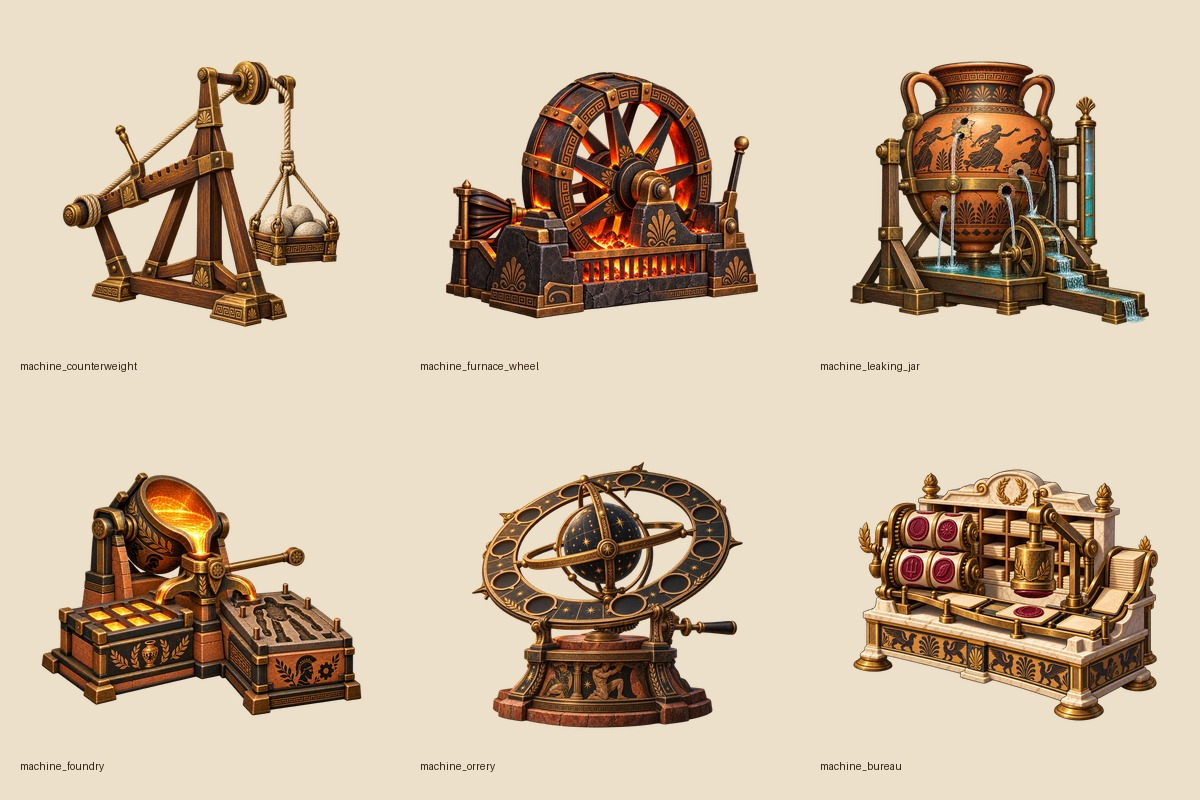
#> input picture artifacts/machines-contact-sheet.jpg, 1200 x 800 px
$ python extract_generated_cutout.py ../../artifacts/machines-contact-sheet.jpg out.png
#> lines starting #> are read from the running program, lines starting #| are printed output that depends on the picture; after the words box and inside, x2 and y2 are one past the last pixel; in counts of white or black regions, pixels touching at a corner belong together
#> in extract, source_image is the input picture: PIL image 1200x800 RGB; mean R, G, B 202, 182.5, 158.6
#> in extract, `source_alpha = np.array(source_rgba.getchannel("A"))`: source_alpha: shape (800, 1200); every value is 255
"""Extract pottery-style generated art from a neutral fake-transparency background.

This utility is intentionally conservative: it keeps the largest connected region
made from saturated clay colors or near-black ink, then creates a narrow antialiased
edge. It does not repaint or geometrically alter the generated figure.
"""

from __future__ import annotations

import argparse
from pathlib import Path

import cv2
import numpy as np
from PIL import Image


def _foreground(rgb: np.ndarray) -> np.ndarray:
    """Return an antialiased pottery-figure mask for one isolated cell."""
    hsv = cv2.cvtColor(rgb, cv2.COLOR_RGB2HSV)
#> hsv: shape (800, 1200, 3); mean H, S, V 18.6, 71.1, 202.1
    saturation = hsv[:, :, 1]
    value = hsv[:, :, 2]
    candidate = ((saturation >= 42) | (value <= 82)).astype(np.uint8)
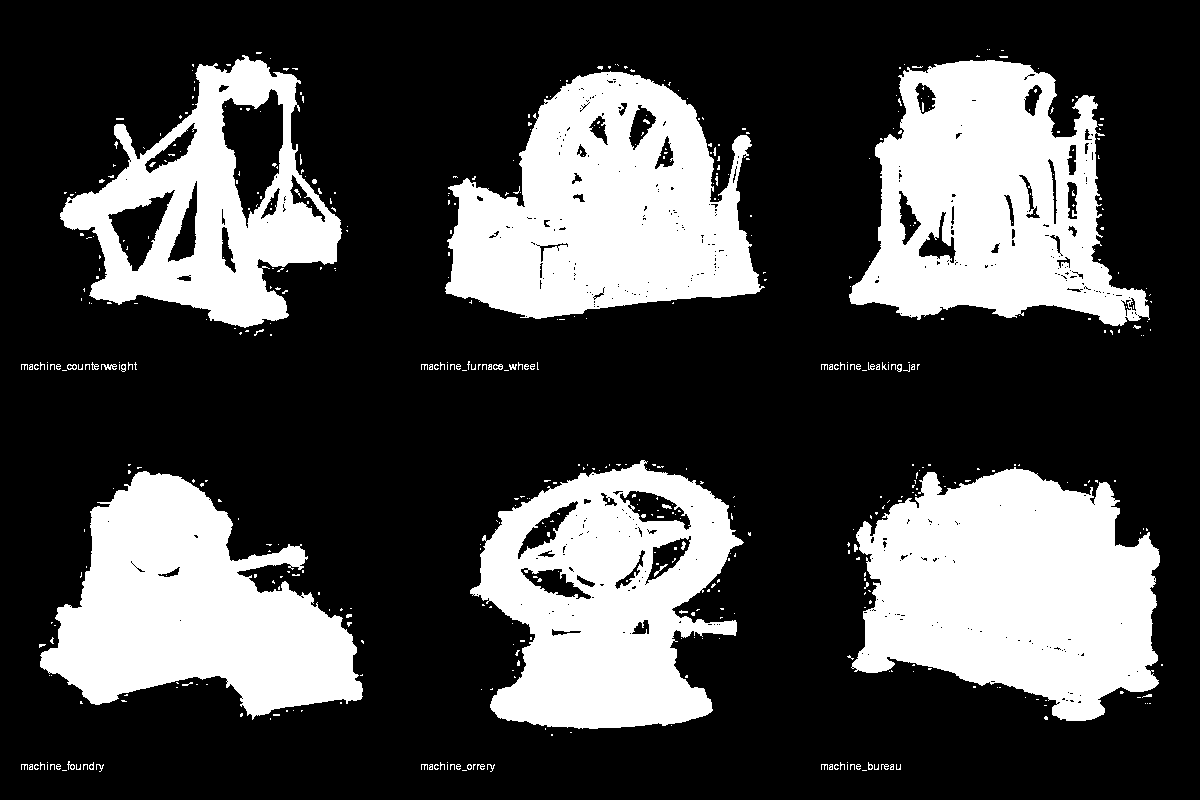
#> candidate: shape (800, 1200); values 0 (black) and 1 (white), 29.4% white; 542 white regions (502 under 20 px), largest, box (x1, y1, x2, y2) and area: (851, 467, 1160, 721) 55280, (445, 71, 765, 319) 50918, (849, 60, 1150, 326) 48359
    candidate = cv2.morphologyEx(
        candidate, cv2.MORPH_CLOSE, np.ones((3, 3), np.uint8)
    )
#> candidate: shape (800, 1200); values 0 (black) and 1 (white), 29.9% white; 297 white regions (268 under 20 px), largest, box (x1, y1, x2, y2) and area: (847, 464, 1160, 721) 55833, (445, 66, 765, 319) 51945, (849, 60, 1150, 326) 49517
    count, labels, stats, _ = cv2.connectedComponentsWithStats(candidate, 8)
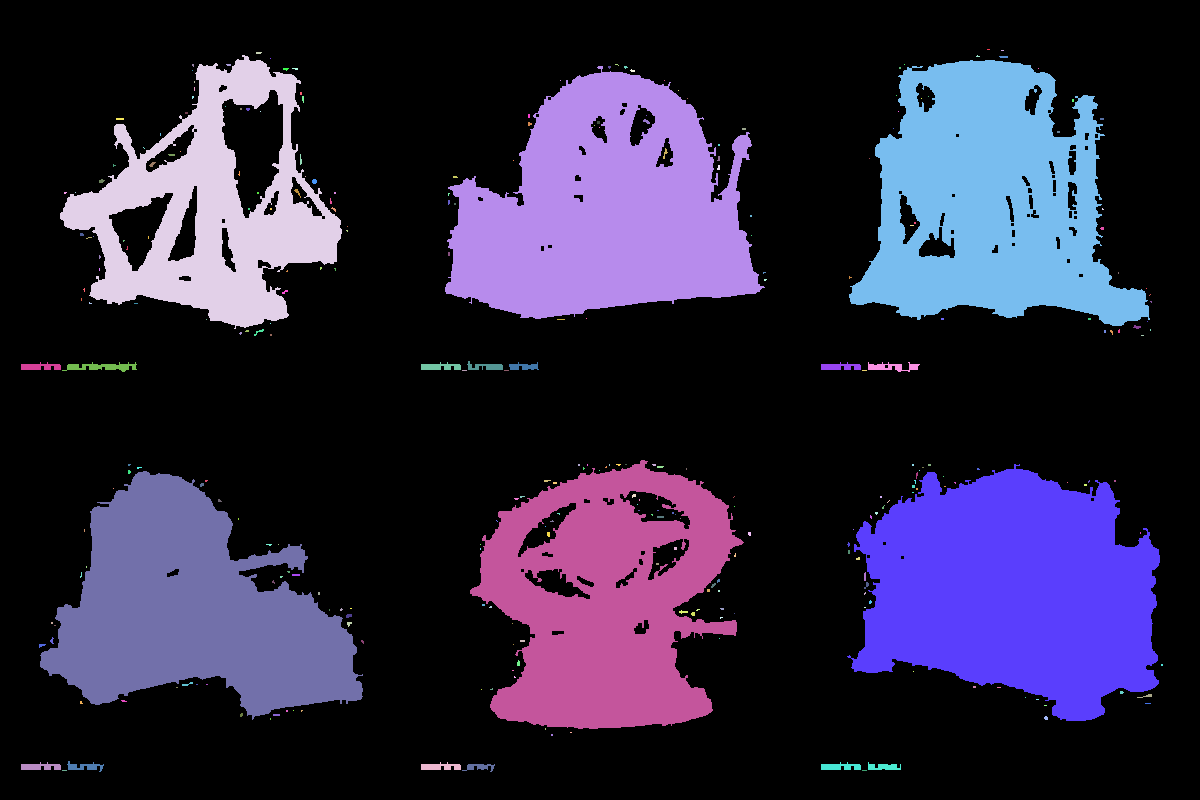
#> labels: shape (800, 1200) int32; 298 distinct labels, from 0 to 297; one colour per label, 0 black
#> count = 298; stats = 298 rows, first 6: [0, 0, 1200, 800, 673304], [987, 49, 3, 1, 3], [1001, 50, 3, 1, 3], [256, 52, 6, 2, 11], [60, 55, 282, 274, 33287], [976, 55, 4, 2, 5]
    if count < 2:
        raise RuntimeError("No foreground component found")
    largest = 1 + int(np.argmax(stats[1:, cv2.CC_STAT_AREA]))
#> largest = 152
    solid = (labels == largest).astype(np.uint8)
#> solid: shape (800, 1200); values 0 (black) and 1 (white), 5.8% white; 1 white region, box (x1, y1, x2, y2) and area: (847, 464, 1160, 721) 55833
    nearby = cv2.dilate(solid, np.ones((3, 3), np.uint8), iterations=1)
#> nearby: shape (800, 1200); values 0 (black) and 1 (white), 6% white; 1 white region, box (x1, y1, x2, y2) and area: (846, 463, 1161, 722) 57584
    edge_color = ((saturation >= 20) | (value <= 90)).astype(np.uint8)
#> edge_color: shape (800, 1200); values 0 (black) and 1 (white), 99.9% white; black in thin lines or dots, all inside (x1, y1, x2, y2) = (120, 72, 1145, 695)
    return np.maximum(solid, nearby * edge_color)


# [64 lines left out: functions _extract_cell, _grid_to_strip, not called in this run]


def extract(
    source: Path,
    output: Path,
    grid: tuple[int, int] | None = None,
    height_pattern: list[int] | None = None,
) -> None:
    source_image = Image.open(source)
    if grid:
        cutout = _grid_to_strip(source_image, *grid, height_pattern)
        output.parent.mkdir(parents=True, exist_ok=True)
        cutout.save(output, optimize=True)
        return
    source_rgba = source_image.convert("RGBA")
    source_alpha = np.array(source_rgba.getchannel("A"))
    if source_alpha.min() < 255:
        # Preserve a genuine generated alpha channel verbatim.
        rgba = np.array(source_rgba)
        rgba[source_alpha == 0, :3] = 0
        cutout = Image.fromarray(rgba, "RGBA")
    else:
        rgb = np.array(source_image.convert("RGB"))
        solid = _foreground(rgb)
        if source_image.width >= source_image.height * 2:
            # Animation strips contain one disconnected figure per cell. Keep
            # every figure-sized component while still rejecting isolated
            # checkerboard cells and compression flecks.
            hsv = cv2.cvtColor(rgb, cv2.COLOR_RGB2HSV)
            saturation = hsv[:, :, 1]
            value = hsv[:, :, 2]
            candidate = ((saturation >= 42) | (value <= 82)).astype(np.uint8)
            count, labels, stats, _ = cv2.connectedComponentsWithStats(candidate, 8)
            largest_area = stats[1:, cv2.CC_STAT_AREA].max()
            keep = [
                index
                for index in range(1, count)
                if stats[index, cv2.CC_STAT_AREA] >= largest_area * 0.22
            ]
            solid = np.isin(labels, keep).astype(np.uint8)

        # Keep transparent pixels colorless so texture sampling cannot pull the
        # fake checkerboard into the silhouette.
        alpha = solid * 255
        rgb[solid == 0] = 0
        cutout = Image.fromarray(np.dstack((rgb, alpha)), "RGBA")
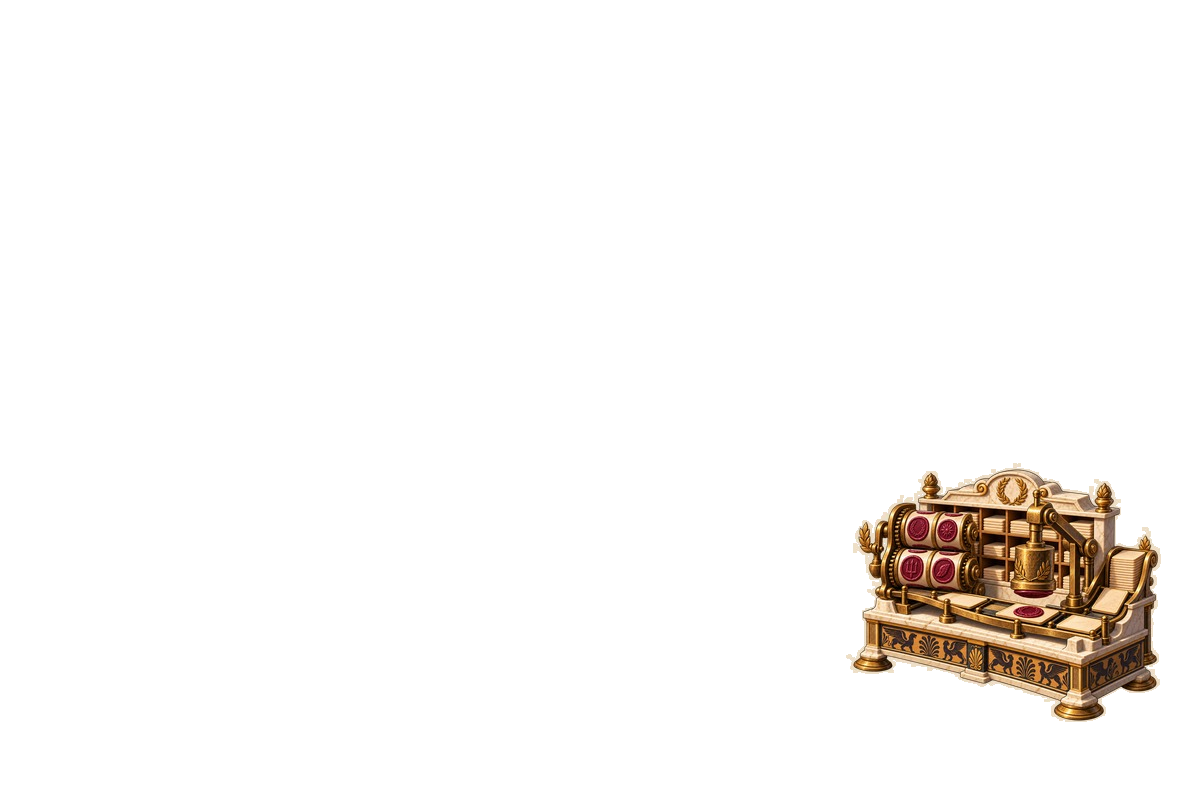
#> cutout: PIL image 1200x800 RGBA; mean R, G, B, A 9.1, 6.8, 4.8, 15.3; transparent parts drawn white

    # Normalize framing to the generation brief's ten-percent clear margin while
    # preserving the source aspect ratio and pose.
    bounds = cutout.getchannel("A").getbbox()
#> bounds = (846, 463, 1161, 722)
    if bounds:
        figure = cutout.crop(bounds)
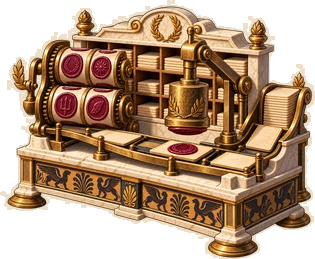
#> figure: PIL image 315x259 RGBA; mean R, G, B, A 107.4, 80.4, 56.3, 180; transparent parts drawn white
        max_width = round(cutout.width * 0.8)
#> max_width = 960
        max_height = round(cutout.height * 0.8)
#> max_height = 640
        scale = min(max_width / figure.width, max_height / figure.height, 1.0)
#> scale = 1
        if scale < 1.0:
            figure = figure.resize(
                (round(figure.width * scale), round(figure.height * scale)),
                Image.Resampling.LANCZOS,
            )
        framed = Image.new("RGBA", cutout.size)
#> framed: PIL image 1200x800 RGBA; every value is 0
        framed.alpha_composite(
            figure,
            ((cutout.width - figure.width) // 2, (cutout.height - figure.height) // 2),
        )
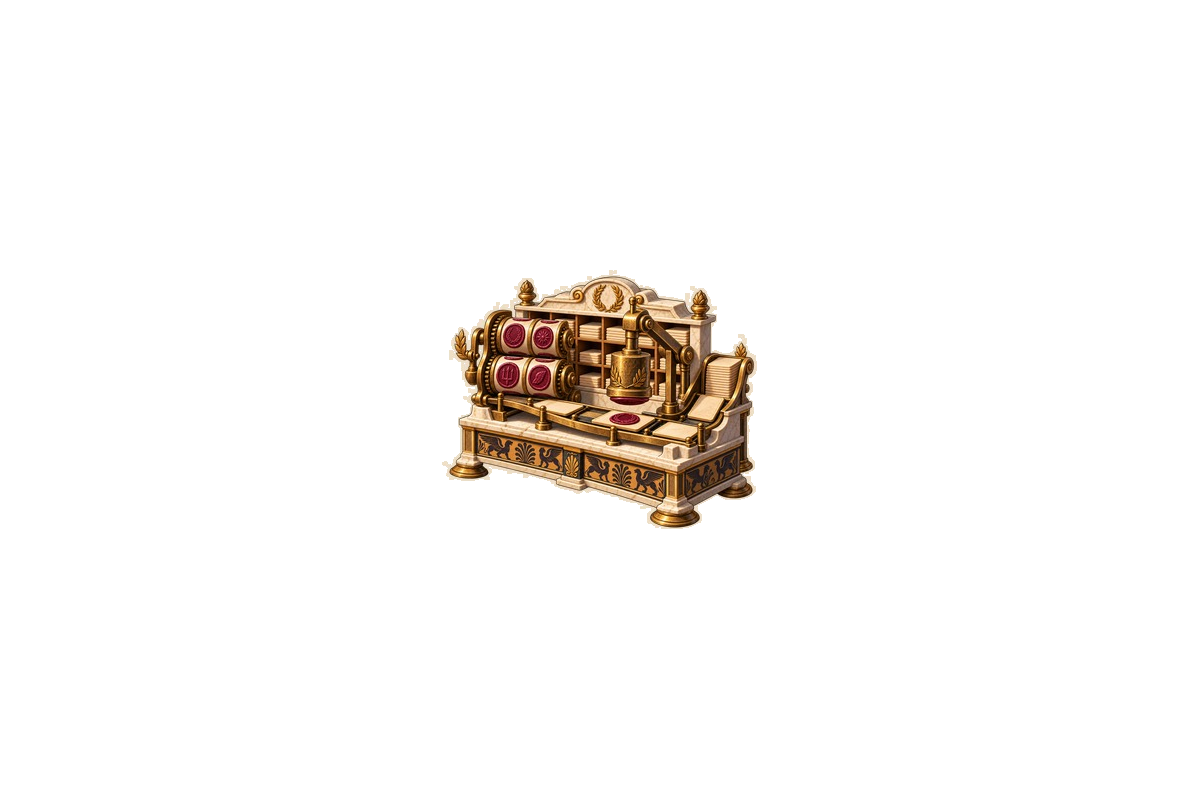
#> framed: PIL image 1200x800 RGBA; mean R, G, B, A 9.1, 6.8, 4.8, 15.3; transparent parts drawn white
        cutout = framed

    output.parent.mkdir(parents=True, exist_ok=True)
    cutout.save(output, optimize=True)


def main() -> None:
    parser = argparse.ArgumentParser()
    parser.add_argument("source", type=Path)
    parser.add_argument("output", type=Path)
    parser.add_argument(
        "--grid",
        metavar="COLSxROWS",
        help="extract a generated pose grid into one registered horizontal strip",
    )
    parser.add_argument(
        "--height-pattern",
        help="comma-separated registered figure heights, repeated across grid cells",
    )
    args = parser.parse_args()
    grid = tuple(map(int, args.grid.lower().split("x"))) if args.grid else None
    if grid and len(grid) != 2:
        parser.error("--grid must be formatted COLSxROWS, for example 4x2")
    heights = [int(value) for value in args.height_pattern.split(",")] if args.height_pattern else None
    extract(args.source, args.output, grid, heights)


if __name__ == "__main__":
    main()
